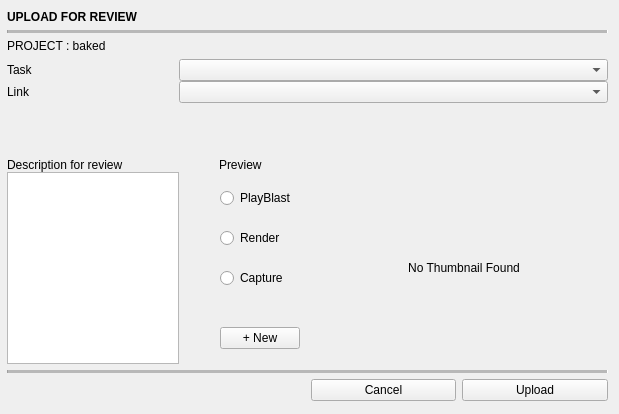
<?xml version="1.0" encoding="UTF-8"?>
<ui version="4.0">
 <class>Form</class>
 <widget class="QWidget" name="Form">
  <property name="geometry">
   <rect>
    <x>0</x>
    <y>0</y>
    <width>619</width>
    <height>414</height>
   </rect>
  </property>
  <property name="minimumSize">
   <size>
    <width>50</width>
    <height>0</height>
   </size>
  </property>
  <property name="windowTitle">
   <string>Form</string>
  </property>
  <widget class="QLabel" name="label_12">
   <property name="geometry">
    <rect>
     <x>70</x>
     <y>630</y>
     <width>561</width>
     <height>19</height>
    </rect>
   </property>
   <property name="font">
    <font>
     <bold>false</bold>
    </font>
   </property>
   <property name="text">
    <string/>
   </property>
  </widget>
  <widget class="QWidget" name="gridLayoutWidget">
   <property name="geometry">
    <rect>
     <x>7</x>
     <y>10</y>
     <width>601</width>
     <height>391</height>
    </rect>
   </property>
   <layout class="QGridLayout" name="gridLayout_6">
    <item row="1" column="2">
     <widget class="QLabel" name="label_4">
      <property name="font">
       <font>
        <bold>true</bold>
       </font>
      </property>
      <property name="text">
       <string>UPLOAD FOR REVIEW</string>
      </property>
     </widget>
    </item>
    <item row="3" column="2">
     <widget class="QLabel" name="label_path_2">
      <property name="font">
       <font>
        <bold>false</bold>
       </font>
      </property>
      <property name="text">
       <string>PROJECT : baked</string>
      </property>
     </widget>
    </item>
    <item row="5" column="2">
     <widget class="Line" name="line_6">
      <property name="midLineWidth">
       <number>50</number>
      </property>
      <property name="orientation">
       <enum>Qt::Horizontal</enum>
      </property>
     </widget>
    </item>
    <item row="4" column="2">
     <layout class="QGridLayout" name="gridLayout_7">
      <property name="sizeConstraint">
       <enum>QLayout::SetDefaultConstraint</enum>
      </property>
      <property name="rightMargin">
       <number>0</number>
      </property>
      <property name="bottomMargin">
       <number>0</number>
      </property>
      <property name="spacing">
       <number>0</number>
      </property>
      <item row="0" column="1" colspan="8">
       <widget class="QComboBox" name="comboBox_task"/>
      </item>
      <item row="4" column="2">
       <spacer name="horizontalSpacer_4">
        <property name="orientation">
         <enum>Qt::Horizontal</enum>
        </property>
        <property name="sizeType">
         <enum>QSizePolicy::Fixed</enum>
        </property>
        <property name="sizeHint" stdset="0">
         <size>
          <width>40</width>
          <height>20</height>
         </size>
        </property>
       </spacer>
      </item>
      <item row="1" column="1" colspan="8">
       <widget class="QComboBox" name="comboBox_link"/>
      </item>
      <item row="3" column="0">
       <widget class="QLabel" name="label_26">
        <property name="text">
         <string>Description for review</string>
        </property>
        <property name="alignment">
         <set>Qt::AlignLeading|Qt::AlignLeft|Qt::AlignTop</set>
        </property>
       </widget>
      </item>
      <item row="4" column="5">
       <spacer name="horizontalSpacer_5">
        <property name="orientation">
         <enum>Qt::Horizontal</enum>
        </property>
        <property name="sizeType">
         <enum>QSizePolicy::Fixed</enum>
        </property>
        <property name="sizeHint" stdset="0">
         <size>
          <width>20</width>
          <height>20</height>
         </size>
        </property>
       </spacer>
      </item>
      <item row="3" column="3" colspan="2">
       <widget class="QLabel" name="label_14">
        <property name="text">
         <string>Preview</string>
        </property>
        <property name="alignment">
         <set>Qt::AlignLeading|Qt::AlignLeft|Qt::AlignTop</set>
        </property>
       </widget>
      </item>
      <item row="0" column="0">
       <widget class="QLabel" name="label_18">
        <property name="maximumSize">
         <size>
          <width>100</width>
          <height>16777215</height>
         </size>
        </property>
        <property name="text">
         <string>Task</string>
        </property>
       </widget>
      </item>
      <item row="4" column="0">
       <widget class="QPlainTextEdit" name="plainTextEdit_description_review"/>
      </item>
      <item row="1" column="0">
       <widget class="QLabel" name="label_21">
        <property name="maximumSize">
         <size>
          <width>100</width>
          <height>16777215</height>
         </size>
        </property>
        <property name="text">
         <string>Link</string>
        </property>
       </widget>
      </item>
      <item row="4" column="3" colspan="2">
       <layout class="QVBoxLayout" name="verticalLayout">
        <property name="spacing">
         <number>6</number>
        </property>
        <property name="leftMargin">
         <number>1</number>
        </property>
        <property name="topMargin">
         <number>1</number>
        </property>
        <item>
         <spacer name="verticalSpacer_5">
          <property name="orientation">
           <enum>Qt::Vertical</enum>
          </property>
          <property name="sizeType">
           <enum>QSizePolicy::Fixed</enum>
          </property>
          <property name="sizeHint" stdset="0">
           <size>
            <width>20</width>
            <height>1</height>
           </size>
          </property>
         </spacer>
        </item>
        <item>
         <widget class="QRadioButton" name="radioButton_playblast">
          <property name="text">
           <string>PlayBlast</string>
          </property>
         </widget>
        </item>
        <item>
         <widget class="QRadioButton" name="radioButton_render">
          <property name="text">
           <string>Render</string>
          </property>
         </widget>
        </item>
        <item>
         <widget class="QRadioButton" name="radioButton_capture">
          <property name="text">
           <string>Capture</string>
          </property>
         </widget>
        </item>
        <item>
         <spacer name="verticalSpacer_6">
          <property name="orientation">
           <enum>Qt::Vertical</enum>
          </property>
          <property name="sizeType">
           <enum>QSizePolicy::Fixed</enum>
          </property>
          <property name="sizeHint" stdset="0">
           <size>
            <width>20</width>
            <height>19</height>
           </size>
          </property>
         </spacer>
        </item>
        <item alignment="Qt::AlignHCenter">
         <widget class="QPushButton" name="pushButton_thumbnail">
          <property name="text">
           <string>+ New</string>
          </property>
         </widget>
        </item>
       </layout>
      </item>
      <item row="4" column="6">
       <widget class="QLabel" name="label_thumbnail">
        <property name="sizePolicy">
         <sizepolicy hsizetype="Fixed" vsizetype="Fixed">
          <horstretch>0</horstretch>
          <verstretch>0</verstretch>
         </sizepolicy>
        </property>
        <property name="minimumSize">
         <size>
          <width>288</width>
          <height>162</height>
         </size>
        </property>
        <property name="maximumSize">
         <size>
          <width>288</width>
          <height>162</height>
         </size>
        </property>
        <property name="text">
         <string>No Thumbnail Found</string>
        </property>
        <property name="alignment">
         <set>Qt::AlignCenter</set>
        </property>
       </widget>
      </item>
      <item row="2" column="0">
       <spacer name="verticalSpacer">
        <property name="orientation">
         <enum>Qt::Vertical</enum>
        </property>
        <property name="sizeHint" stdset="0">
         <size>
          <width>20</width>
          <height>40</height>
         </size>
        </property>
       </spacer>
      </item>
     </layout>
    </item>
    <item row="2" column="2">
     <widget class="Line" name="line_2">
      <property name="midLineWidth">
       <number>50</number>
      </property>
      <property name="orientation">
       <enum>Qt::Horizontal</enum>
      </property>
     </widget>
    </item>
    <item row="6" column="2">
     <layout class="QHBoxLayout" name="horizontalLayout_4">
      <item>
       <widget class="QLabel" name="label_24">
        <property name="maximumSize">
         <size>
          <width>16777215</width>
          <height>30</height>
         </size>
        </property>
        <property name="text">
         <string/>
        </property>
       </widget>
      </item>
      <item>
       <widget class="QLabel" name="label_25">
        <property name="maximumSize">
         <size>
          <width>16777215</width>
          <height>30</height>
         </size>
        </property>
        <property name="text">
         <string/>
        </property>
       </widget>
      </item>
      <item>
       <widget class="QPushButton" name="pushButton_cancel">
        <property name="text">
         <string>Cancel</string>
        </property>
       </widget>
      </item>
      <item>
       <widget class="QPushButton" name="pushButton_upload">
        <property name="text">
         <string>Upload</string>
        </property>
       </widget>
      </item>
     </layout>
    </item>
   </layout>
  </widget>
  <widget class="QLabel" name="label_info_2">
   <property name="geometry">
    <rect>
     <x>330</x>
     <y>740</y>
     <width>580</width>
     <height>18</height>
    </rect>
   </property>
   <property name="maximumSize">
    <size>
     <width>16777215</width>
     <height>30</height>
    </size>
   </property>
   <property name="styleSheet">
    <string notr="true">color: rgb(150, 187, 215);</string>
   </property>
   <property name="text">
    <string/>
   </property>
   <property name="alignment">
    <set>Qt::AlignRight|Qt::AlignTrailing|Qt::AlignVCenter</set>
   </property>
  </widget>
 </widget>
 <resources/>
 <connections/>
</ui>
